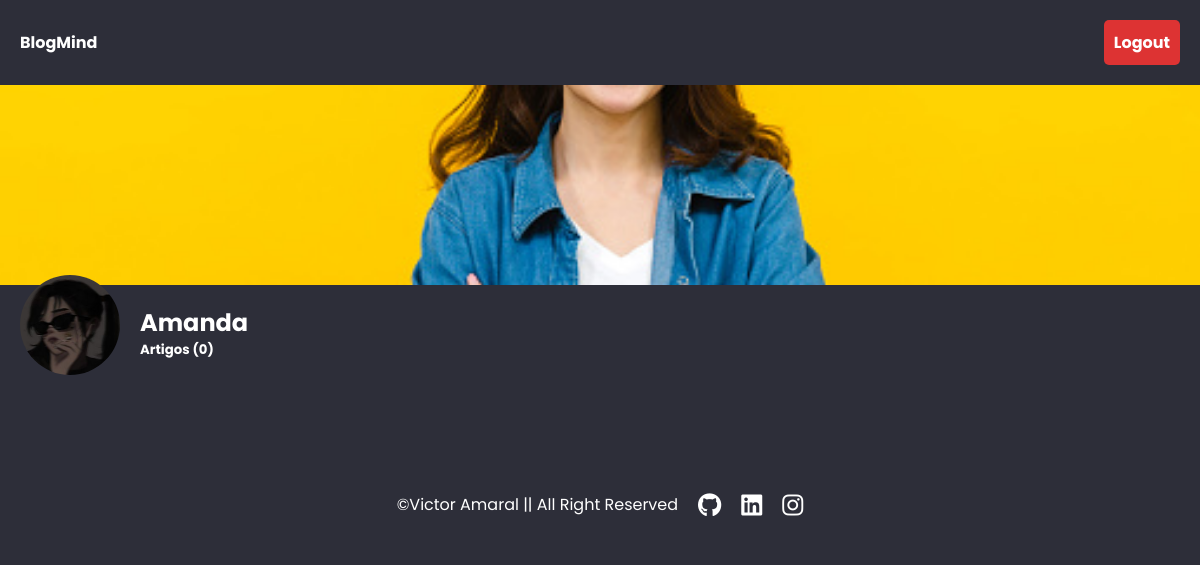
The app's page /blog/profile/7, older data.
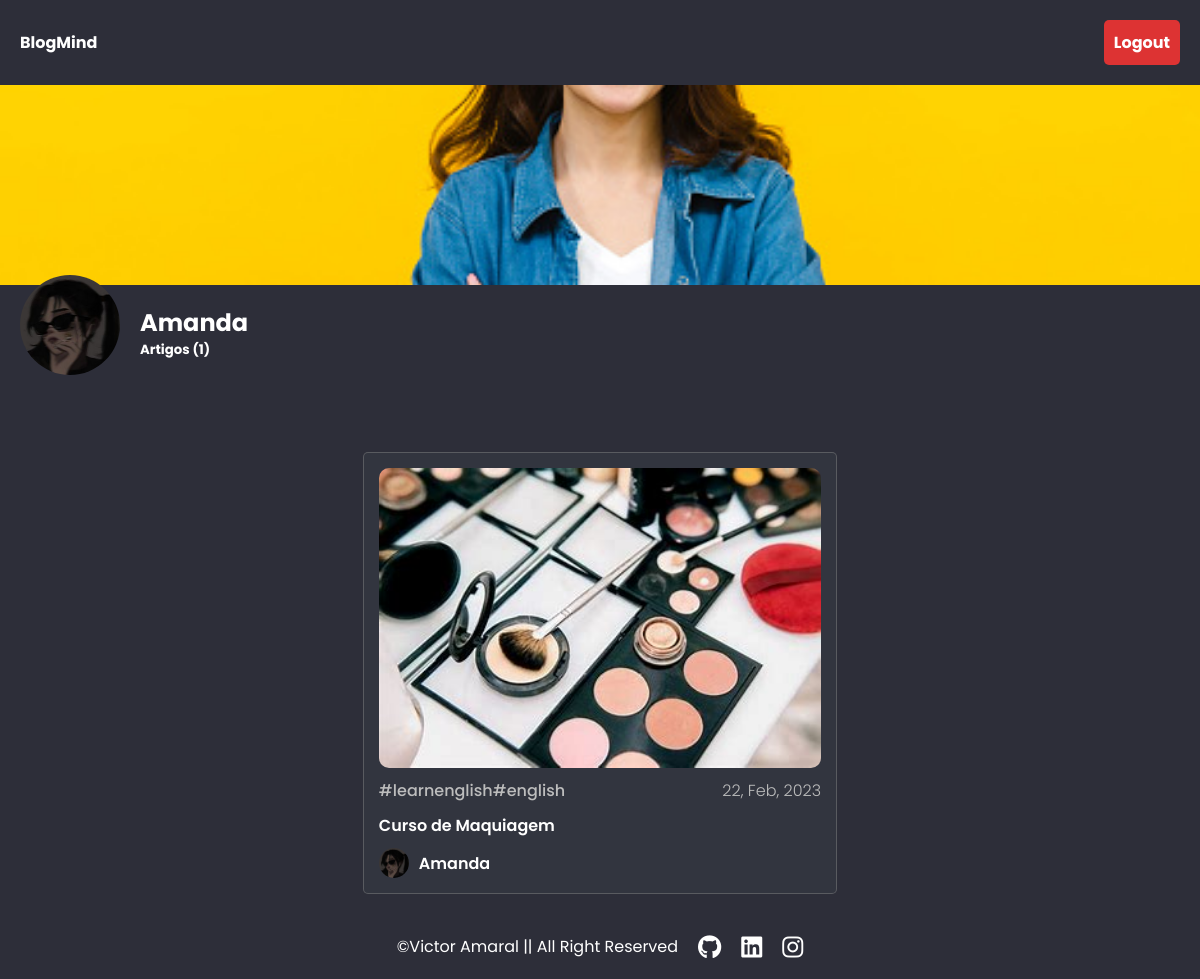
The same page, newer data.
### app_blogmind/models.py (models this page shows, shortened)
class UserProfile(models.Model):
    user = models.ForeignKey(User, on_delete=models.CASCADE)
    profileimg = models.ImageField(upload_to='profile_images/', default='profile-1.jpg')
    background = models.ImageField(upload_to='profile_images/', default='profile-1.jpg')
    def __str__(self):
        return f'{self.user.username}'

class Post(models.Model):
    user = models.ForeignKey(UserProfile, on_delete=models.CASCADE)
    title = models.CharField(max_length=250)
    image = models.ImageField(upload_to='profile_images/')
    description = models.TextField()
    modified = models.DateTimeField(auto_now=True)
    created = models.DateTimeField(auto_now_add=True)
    slug = models.SlugField(max_length=250, unique_for_date='created')
    def get_absolute_url(self):
        return reverse('detail', args=[self.created.year, self.created.month, self.created.day, self.slug])
    class Meta:
        ordering = ['-created']
        indexes = [
            models.Index(fields=['-created']),
        ]

### app_blogmind/views.py (the view)
# urls.py: path('profile/<int:id>', ViewProfile, name='profile'),
def ViewProfile(request, id):
    user = UserProfile.objects.get(user=id)
    posts = Post.objects.filter(user=user)
    return render(request, 'profile/profile.html',{'user':user, 'posts':posts})

### templates/profile/profile.html (shortened to what this page needs)
<!DOCTYPE html>
<html lang="en">
<head>
    <link rel="stylesheet" href="/static/css/blog/home.css">
    <link rel="stylesheet" href="/static/css/blog/post.css">
    <link rel="stylesheet" href="/static/css/profile/profile.css">
    <link rel="stylesheet" href="/static/css/blog/hover.css">
    <link rel="stylesheet" href="/static/css/detail/footer.css">
</head>
<body>
    <div class="container">
        <header id="header">
            <p>Blog<span>Mind</span></p>
            <a href="">Logout</a>
        </header>
        <div class="banner">
            <img src="{{user.background.url}}" alt="">
        </div>
        <div class="perfil">
            <div id="foto-perfil">
                <img src="{{user.profileimg.url}}" alt="">
            </div>
            <div id="text-perfil">
                <h2>{{user}}</h2>
                <h5>Artigos ({{posts.count}})</h5>
            </div>
        </div>
        <article>
            {% for post in posts %}
            <div class="post">
                <div class="img">
                    <img src="{{post.image.url}}" alt="">
                </div>
                <div class="resources">
                    <div class="tags">
                        <p class="tag">#learnenglish</p>
                        <p class="tag">#english</p>
                    </div>
                    <p class="data">22, Feb, 2023</p>
                </div>
                <a href="{{post.get_absolute_url}}" class="title">{{post.title}}</a>
                <div class="perfil-post">
                    <img src="{{user.profileimg.url}}" alt="">
                    <p class="perfil-name-post">{{post.user}}</p>
                </div>
            </div>
            {% endfor %}
        </article>
        <footer>
            <p>©Victor Amaral || All Right Reserved</p>
            <i class="fa-brands fa-github"></i>
            <i class="fa-brands fa-linkedin"></i>
            <i class="fa-brands fa-instagram"></i>
        </footer>
    </div>
</body>
</html>

### static/css/blog/home.css (style rules this page uses)
* { margin: 0px; padding: 0px; box-sizing: border-box; font-family: 'Poppins', sans-serif; }
body { background-color: #2d2e39; }
div.container { display: flex; flex-direction: column; width: 100%; }
header { display: flex; justify-content: space-between; align-items: center; padding: 20px; position: sticky; top: 0; background-color: #2d2e39; z-index: 1; }
header p { color: white; font-weight: bold; user-select: none; }
header a { border-radius: 5px; user-select: none; text-decoration: none; font-weight: bold; padding: 10px; color: white; transition: 0.5s all ease; background-color: #DD3333; }
article { display: flex; justify-content: center; flex-wrap: wrap; gap: 20px; padding: 20px; width: 100%; }

### static/css/blog/post.css (style rules this page uses)
div.post { display: flex; flex-direction: column; gap: 10px; padding: 15px; overflow: hidden; user-select: none; color: white; border-radius: 5px; border: 1px solid rgba(128, 128, 128, 0.497); background-color: rgb(50, 53, 63); z-index: 0; }
div.post a { text-decoration: none; color: white; }
div.post div.img { display: flex; height: 300px; }
div.post img { display: flex; border-radius: 10px; width: 100%; height: 100%; object-fit: cover; object-position: center; transition: 0.3s all ease; }
div.post .tag { font-weight: 500; cursor: pointer; transition: 0.3s all ease; color: rgb(189, 189, 189); }
div.post .title { font-weight: 600; cursor: pointer; transition: 0.3s all ease; }
div.post .data { font-weight: 300; color: rgb(189, 189, 189); }
div.perfil-post { display: flex; align-items: center; gap: 10px; font-weight: 600; }
div.perfil-post img { border-radius: 50%; width: 30px; height: 30px; }
div.post .resources { display: flex; justify-content: space-between; }
div.post .resources .tags { display: flex; }

### static/css/profile/profile.css (style rules this page uses)
div.banner { display: flex; width: 100%; height: 200px; }
div.banner img { width: 100%; object-fit: cover; object-position: center; }
div.perfil { display: flex; background-color: #2d2e39; padding: 20px; gap: 20px; }
div.perfil #text-perfil { color: white; user-select: none; }
div.perfil #foto-perfil img { position: relative; top: -30px; width: 100px; height: 100px; border-radius: 50%; object-fit: cover; object-position: center; }

### static/css/detail/footer.css (style rules this page uses)
footer { display: flex; justify-content: center; align-items: center; gap: 20px; padding: 20px; background-color: #2d2e39; user-select: none; }
footer p { color: white; }
footer i { font-size: 1.5em; color: white; cursor: pointer; transition: 0.5s all ease; }

Row changes from the older to the newer data that the page shows:
added Post: image (picture), title "Curso de Maquiagem", profileimg (picture), user "Amanda"
Text that changed along with them:
{{ posts.count }}: "0" → "1"
